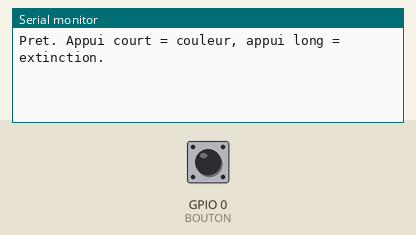
The program below on a simulated ESP32-S3. On the bench: the last lines printed to the serial monitor. The test bench sets the inputs (shaded band); at power-on: GPIO 0 (BOUTON) HIGH.

Above: at 1.2 s.
1.3 s: GPIO 0 (BOUTON) pulled LOW for 0.15 s
At 1.9 s:
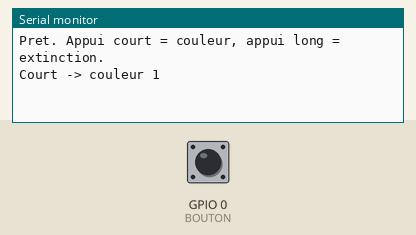
2.9 s: GPIO 0 (BOUTON) pulled LOW for 1 s
At 4.3 s:
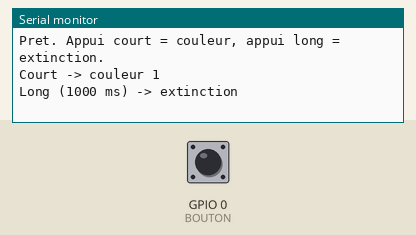
5.4 s: GPIO 0 (BOUTON) pulled LOW for 0.15 s
At 6.1 s:
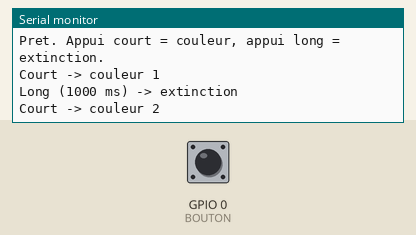

The program:

main.cpp
```cpp
#include <Arduino.h>

const int BOUTON = 0; // GPIO 0 = bouton BOOT
const int SEUIL_LONG = 600; // ms au-delà desquels c'est un appui long

int couleur = 0;
bool etatPrecedent = HIGH;
unsigned long tAppui = 0, tDernierChangement = 0;

void afficherCouleur(int c) {
  switch (c) {
    case 0: rgbLedWrite(RGB_BUILTIN, 30, 0, 0); break;  // rouge
    case 1: rgbLedWrite(RGB_BUILTIN, 0, 30, 0); break;  // vert
    case 2: rgbLedWrite(RGB_BUILTIN, 0, 0, 30); break;  // bleu
  }
}

void setup() {
  Serial.begin(115200);
  pinMode(BOUTON, INPUT_PULLUP);
  afficherCouleur(couleur);
  Serial.println("Pret. Appui court = couleur, appui long = extinction.");
}

void loop() {
  bool etat = digitalRead(BOUTON);

  if (etat != etatPrecedent && millis() - tDernierChangement > 30) {
    tDernierChangement = millis();
    etatPrecedent = etat;

    if (etat == LOW) {
      tAppui = millis();                        // debut de l'appui
    } else {
      unsigned long duree = millis() - tAppui;  // fin de l'appui
      if (duree < SEUIL_LONG) {
        couleur = (couleur + 1) % 3;
        Serial.printf("Court -> couleur %d\n", couleur);
        afficherCouleur(couleur);
      } else {
        Serial.printf("Long (%lu ms) -> extinction\n", duree);
        rgbLedWrite(RGB_BUILTIN, 0, 0, 0);
      }
    }
  }
}
```

Measured:
- after the input at 1.3 s, the serial monitor: prints a new line after 0.15 s (image 1)
- after the input at 2.9 s, the serial monitor: prints a new line after 1.0 s (image 2)
- after the input at 5.4 s, the serial monitor: prints a new line after 0.15 s (image 3)
